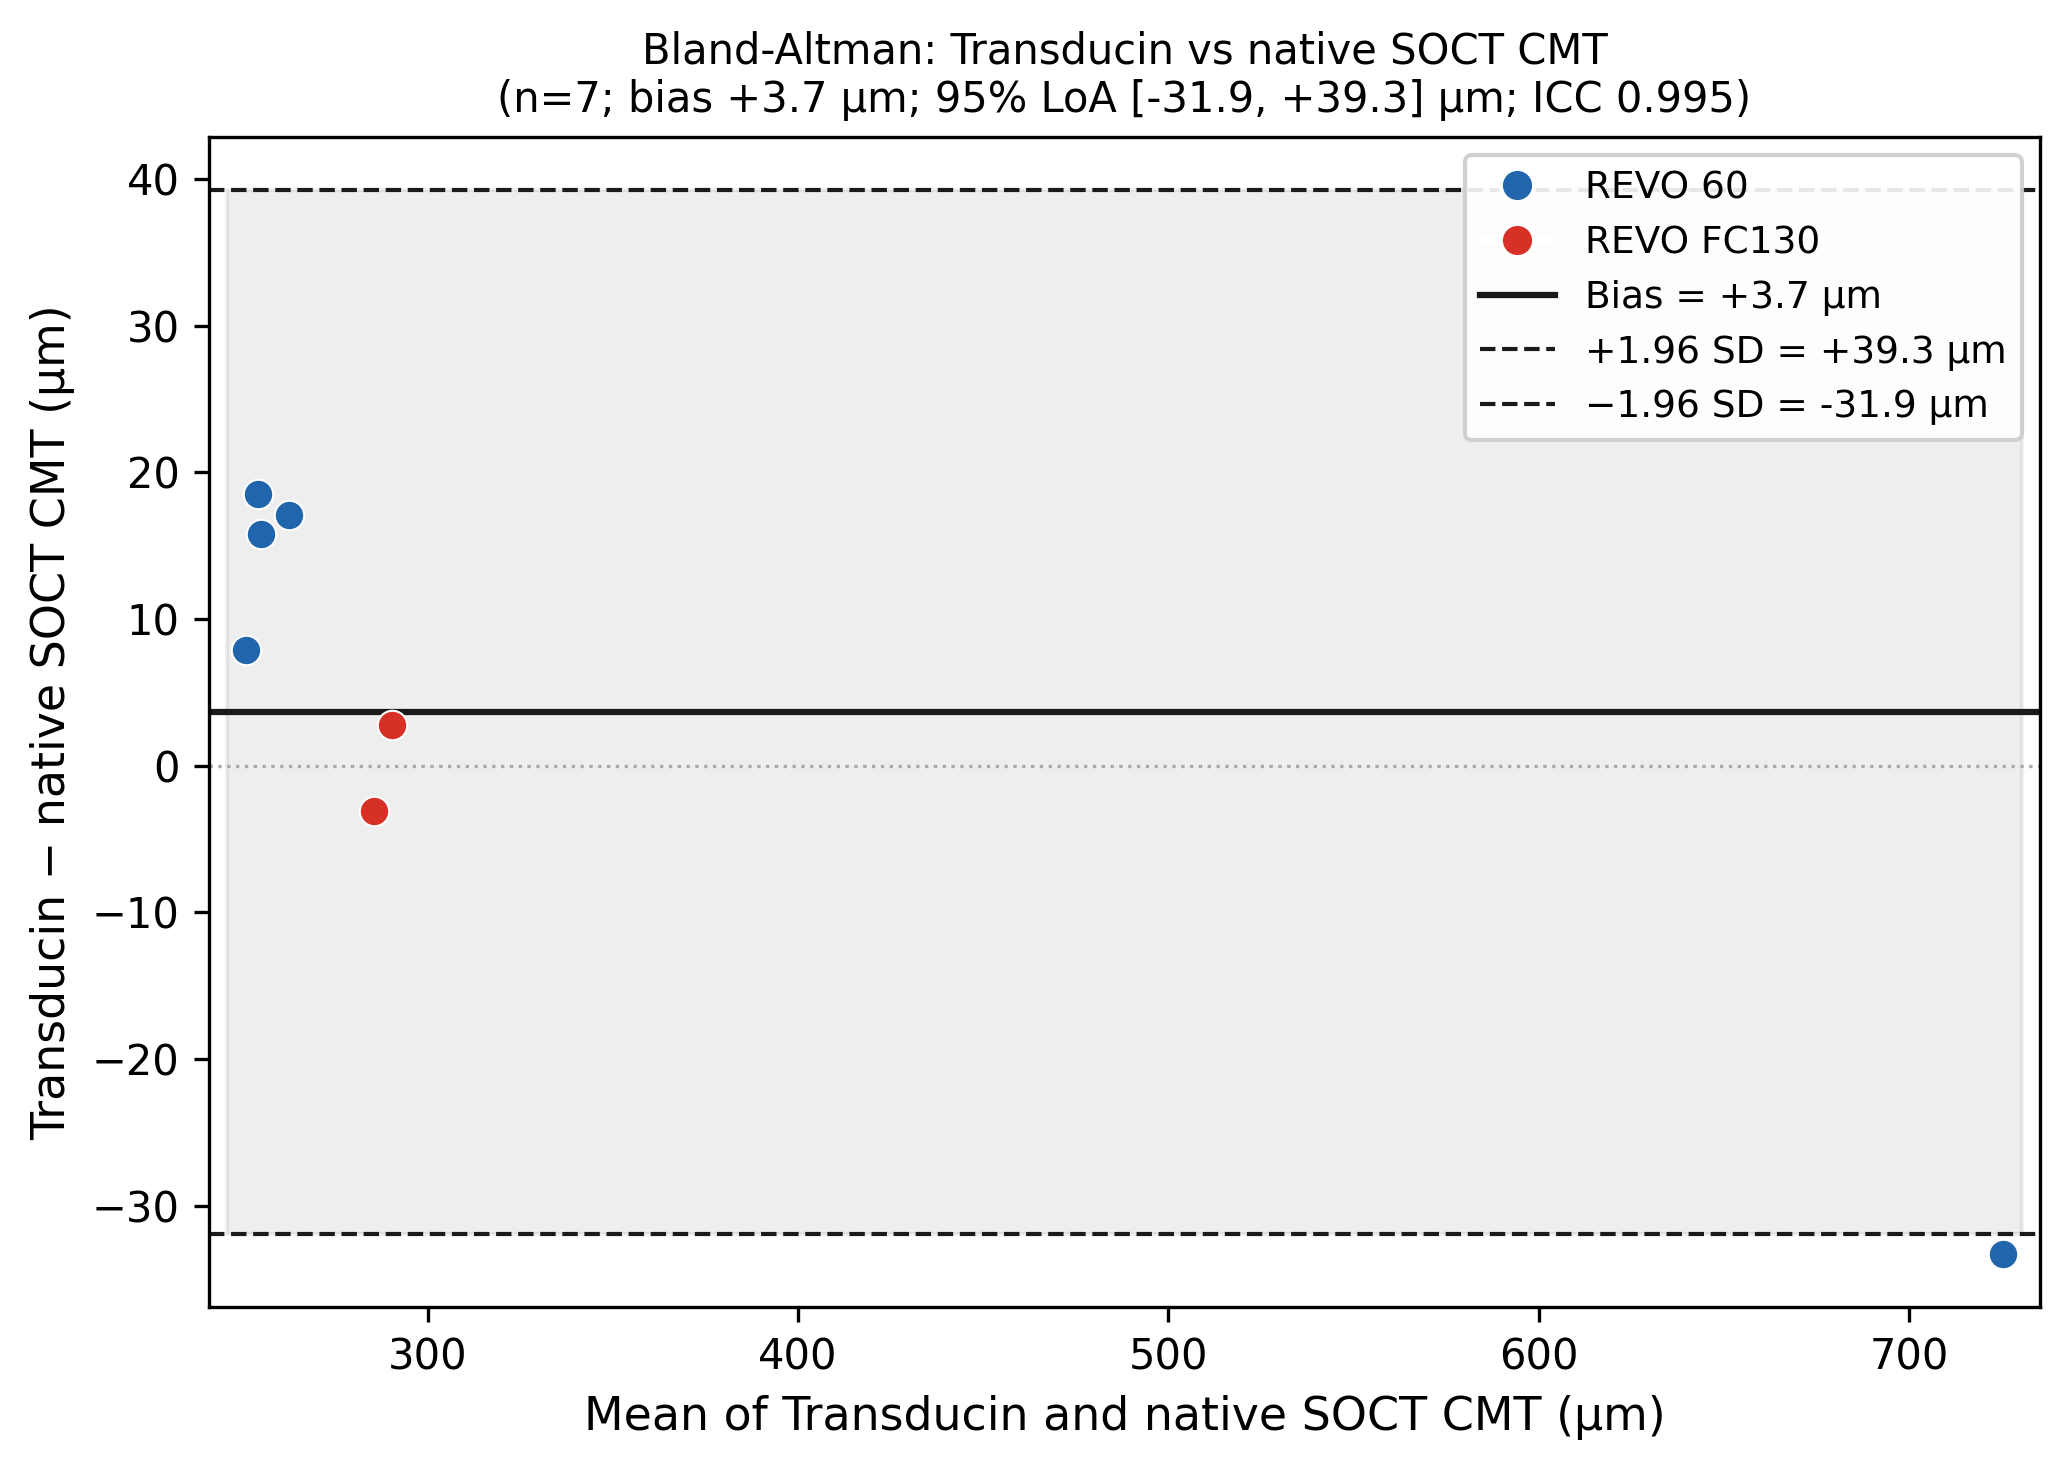

This figure's Python source:
#!/usr/bin/env python3
"""
Bland-Altman analysis: Transducin CMT vs native SOCT display CMT.

Usage:
    1. Fill in the 'native_soct_cmt' column in reference_pairs.csv
    2. python3 bland_altman_cmt.py

Outputs:
    - bland_altman_cmt.png   (Bland-Altman plot, print-ready 300 DPI)
    - bland_altman_stats.txt (mean bias, SD, 95% LoA, ICC, n)
"""

import csv
import sys
import numpy as np
import matplotlib
matplotlib.use("Agg")
import matplotlib.pyplot as plt
from pathlib import Path

DATA_FILE   = Path(__file__).parent / "reference_pairs.csv"
PLOT_OUT    = Path(__file__).parent / "bland_altman_cmt.png"
STATS_OUT   = Path(__file__).parent / "bland_altman_stats.txt"


def icc_2_1(Y: np.ndarray) -> float:
    """ICC(2,1) two-way mixed, absolute agreement, single measures."""
    n = Y.shape[0]
    k = Y.shape[1]
    grand_mean = Y.mean()
    row_means  = Y.mean(axis=1)
    col_means  = Y.mean(axis=0)

    SS_r = k * np.sum((row_means - grand_mean) ** 2)
    SS_c = n * np.sum((col_means  - grand_mean) ** 2)
    SS_t = np.sum((Y - grand_mean) ** 2)
    SS_e = SS_t - SS_r - SS_c

    MS_r = SS_r / (n - 1)
    MS_e = SS_e / ((n - 1) * (k - 1))

    icc = (MS_r - MS_e) / (MS_r + (k - 1) * MS_e)
    return float(icc)


def main():
    if not DATA_FILE.exists():
        print(f"ERROR: {DATA_FILE} not found.")
        sys.exit(1)

    with open(DATA_FILE) as f:
        rows = list(csv.DictReader(f))

    # Only use rows where both values are present
    pairs = []
    for r in rows:
        try:
            t = float(r["transducin_cmt"])
            n = float(r["native_soct_cmt"])
            pairs.append((r["id"], t, n, r.get("device",""), r.get("soct_version","")))
        except (ValueError, KeyError):
            pass  # Skip rows missing native value

    if len(pairs) < 2:
        print("Not enough pairs with native_soct_cmt filled in.")
        sys.exit(1)

    ids      = [p[0] for p in pairs]
    trans    = np.array([p[1] for p in pairs])
    native   = np.array([p[2] for p in pairs])
    devices  = [p[3] for p in pairs]

    diff     = trans - native
    mean_val = (trans + native) / 2.0

    bias     = diff.mean()
    sd       = diff.std(ddof=1)
    loa_lo   = bias - 1.96 * sd
    loa_hi   = bias + 1.96 * sd
    icc      = icc_2_1(np.column_stack([trans, native]))

    n = len(pairs)

    # --- Plot ---
    fig, ax = plt.subplots(figsize=(7, 5))
    fig.patch.set_facecolor("white")

    # Color by device
    colors = {"REVO 60": "#2166ac", "REVO FC130": "#d73027"}
    default = "#666666"
    for xv, yv, dev in zip(mean_val, diff, devices):
        c = colors.get(dev, default)
        ax.scatter(xv, yv, color=c, s=50, zorder=3, edgecolors="white", linewidths=0.5)

    ax.axhline(bias,   color="#1a1a1a", lw=1.5, ls="-",  label=f"Bias = {bias:+.1f} µm")
    ax.axhline(loa_hi, color="#1a1a1a", lw=1.0, ls="--", label=f"+1.96 SD = {loa_hi:+.1f} µm")
    ax.axhline(loa_lo, color="#1a1a1a", lw=1.0, ls="--", label=f"−1.96 SD = {loa_lo:+.1f} µm")
    ax.axhline(0, color="#aaaaaa", lw=0.8, ls=":")

    # Shading
    ax.fill_between([mean_val.min()-5, mean_val.max()+5], loa_lo, loa_hi,
                    alpha=0.07, color="#1a1a1a")

    ax.set_xlabel("Mean of Transducin and native SOCT CMT (µm)", fontsize=11)
    ax.set_ylabel("Transducin − native SOCT CMT (µm)",           fontsize=11)
    ax.set_title(f"Bland-Altman: Transducin vs native SOCT CMT\n"
                 f"(n={n}; bias {bias:+.1f} µm; 95% LoA [{loa_lo:+.1f}, {loa_hi:+.1f}] µm; ICC {icc:.3f})",
                 fontsize=10)
    ax.set_xlim(mean_val.min() - 10, mean_val.max() + 10)
    ax.legend(fontsize=9, framealpha=0.9)

    # Legend for devices
    from matplotlib.lines import Line2D
    handles = [Line2D([0],[0], marker='o', color='w', markerfacecolor=v, markersize=8, label=k)
               for k,v in colors.items() if any(d == k for d in devices)]
    if handles:
        ax.legend(handles=handles + ax.get_legend_handles_labels()[0],
                  labels=[k for k in colors if any(d == k for d in devices)] +
                         ax.get_legend_handles_labels()[1],
                  fontsize=9, framealpha=0.9)

    plt.tight_layout()
    fig.savefig(PLOT_OUT, dpi=300, bbox_inches="tight")
    print(f"Plot saved: {PLOT_OUT}")

    # --- Stats ---
    stats = f"""Bland-Altman Analysis: Transducin CMT vs. native SOCT CMT
============================================================
n                   : {n}
Transducin CMT      : {trans.mean():.1f} ± {trans.std(ddof=1):.1f} µm (mean ± SD)
Native SOCT CMT     : {native.mean():.1f} ± {native.std(ddof=1):.1f} µm
Mean bias           : {bias:+.2f} µm  (Transducin − native)
SD of differences   : {sd:.2f} µm
95% LoA lower       : {loa_lo:+.2f} µm
95% LoA upper       : {loa_hi:+.2f} µm
ICC(2,1)            : {icc:.4f}
Within ±2 µm        : {(np.abs(diff) <= 2).sum()}/{n}
Within ±5 µm        : {(np.abs(diff) <= 5).sum()}/{n}
Within ±10 µm       : {(np.abs(diff) <= 10).sum()}/{n}

Per-scan:
{'ID':<14} {'Transducin':>11} {'Native':>8} {'Diff':>7}
{'-'*44}
"""
    for i, (id_, t, nat) in enumerate(zip(ids, trans, native)):
        stats += f"{id_:<14} {t:>11.1f} {nat:>8.1f} {t-nat:>+7.1f}\n"

    STATS_OUT.write_text(stats)
    print(stats)


if __name__ == "__main__":
    main()
